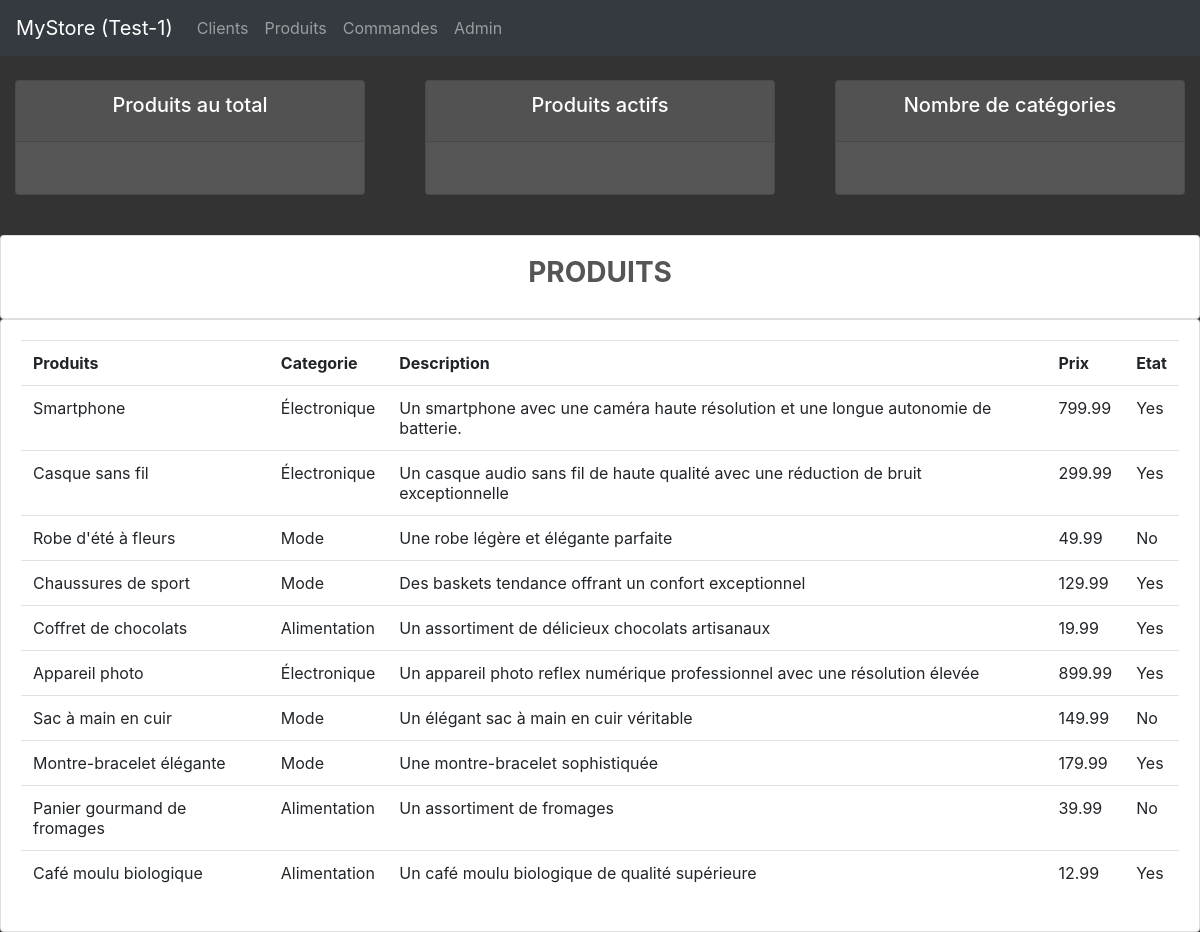
The app's page /product/ with its own data.
### crm/models.py (models this page shows, shortened)
class Product(models.Model):
    CATEGORY = (
        ('Électronique', 'Électronique'),
        ('Mode', 'Mode'),
        ('Alimentation', 'Alimentation'),
    )
    name = models.fields.CharField(max_length=50, null=True)
    price = models.DecimalField(decimal_places=2, max_digits=10, null=True)
    category = models.fields.CharField(max_length=15, null=True, choices=CATEGORY)
    description = models.fields.TextField(max_length=200, blank=True, null=True)
    date_created = models.DateField(auto_now_add=True)
    status = models.BooleanField(null=True)

### crm/views.py (the view)
# urls.py: path('product/', views.products, name='product'),
def products(request):
    products = Product.objects.all()
    return render(request, 'crm/products.html', {'products':products})

### crm/templates/crm/products.html (shortened to what this page needs)
{% extends 'crm/base.html' %}
{% block content %}
{% include 'crm/prod_summary.html' %}
<br>
<div class="row">
    <div class="col-md">
        <div class="card card-body">
            <h3>PRODUITS</h3>
        </div>
        <div class="card card-body">
             <table class="table">
                <tr>
                    <th>Produits</th>
                    <th>Categorie</th>
                    <th>Description</th>
                    <th>Prix</th>
                    <th>Etat</th>
                </tr>
                {% for i in products %}
                <tr>
                    <td>{{i.name}}</td>
                    <td>{{i.category}}</td>
                    <td>{{i.description}}</td>
                    <td>{{i.price}}</td>
                    <td>{{i.status|yesno:"Yes,No"|title }}</td>
                </tr>
                {% endfor %}
            </table>
        </div>
    </div>
</div>
{% endblock %}

### crm/static/crm/main.css (style rules this page uses)
body { background-color: #333; color: #fff; }
h3 { color: #555; font-weight: bold; text-align: center; }

### records on screen
Product: name "Smartphone", category "Électronique", description "Un smartphone avec une caméra haute résolution et une longue autonomie de batterie.", price "799.99", status "Yes"
Product: name "Casque sans fil", category "Électronique", description "Un casque audio sans fil de haute qualité avec une réduction de bruit exceptionnelle", price "299.99", status "Yes"
Product: name "Robe d'été à fleurs", category "Mode", description "Une robe légère et élégante parfaite", price "49.99", status "No"
Product: name "Chaussures de sport", category "Mode", description "Des baskets tendance offrant un confort exceptionnel", price "129.99", status "Yes"
Product: name "Coffret de chocolats", category "Alimentation", description "Un assortiment de délicieux chocolats artisanaux", price "19.99", status "Yes"
Product: name "Appareil photo", category "Électronique", description "Un appareil photo reflex numérique professionnel avec une résolution élevée", price "899.99", status "Yes"
Product: name "Sac à main en cuir", category "Mode", description "Un élégant sac à main en cuir véritable", price "149.99", status "No"
Product: name "Montre-bracelet élégante", category "Mode", description "Une montre-bracelet sophistiquée", price "179.99", status "Yes"
Product: name "Panier gourmand de fromages", category "Alimentation", description "Un assortiment de fromages", price "39.99", status "No"
Product: name "Café moulu biologique", category "Alimentation", description "Un café moulu biologique de qualité supérieure", price "12.99", status "Yes"
